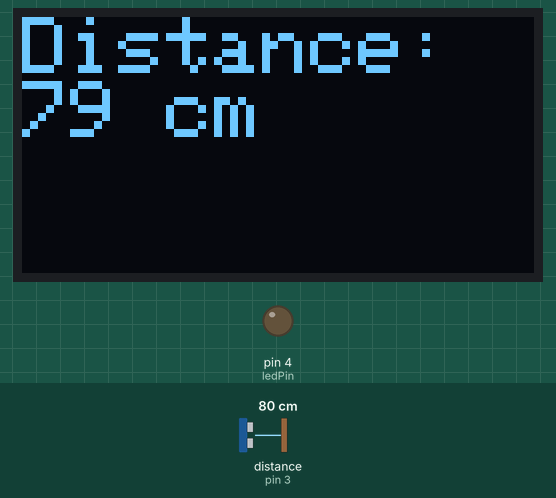
Simulated run of this sketch. Board: Arduino Uno, built with avr-gcc and run on an emulated ATmega328P. Shown: 128×64 one-colour display, output pins drawn as LEDs (lit = HIGH). Wiring (inferred from the names in the program): ultrasonic range finder: trigger pin 2; echo pin 3. The test bench sets the inputs (shaded band); at power-on: distance to the obstacle (sensor on pin 3) 80 cm. The echo pulse lasts 58.3 µs per cm; the display library's start-up logo is not drawn; pins used as bus, display or sensor lines are not drawn; what the sketch prints to the serial monitor is not drawn.

Above: at 3.2 s.
3.3 s: distance to the obstacle (sensor on pin 3) set to 13 cm
At 4.6 s:
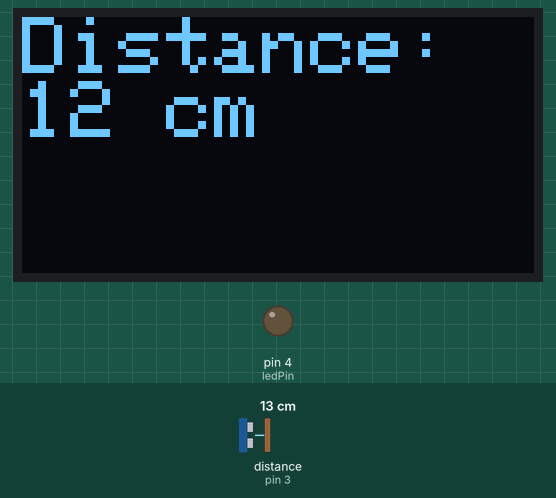
4.9 s: distance to the obstacle (sensor on pin 3) set to 10 cm
At 5.1 s:
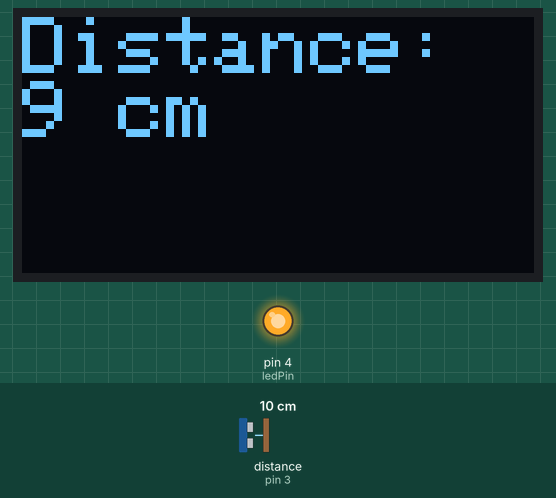
7.1 s: distance to the obstacle (sensor on pin 3) set to 299 cm
At 7.5 s:
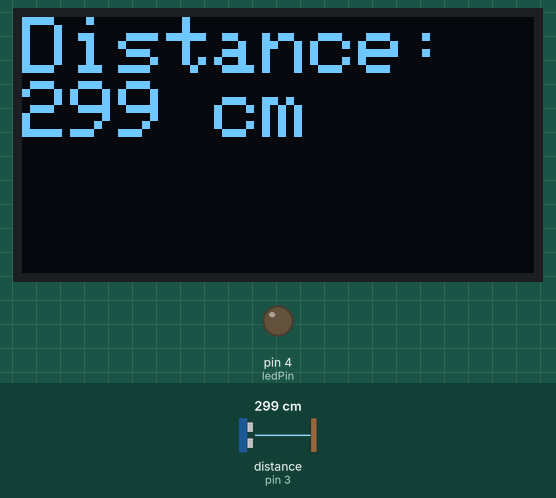
8.6 s: distance to the obstacle (sensor on pin 3) set to 18 cm
At 9.1 s:
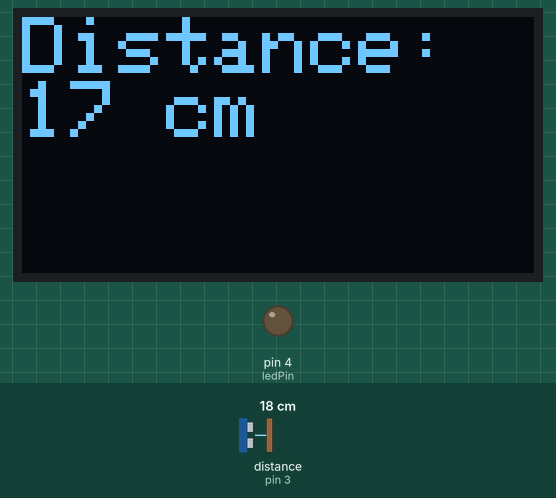
Timing chart, 0 to 11.1 s (numbered marks = the images above; inputs shaded):
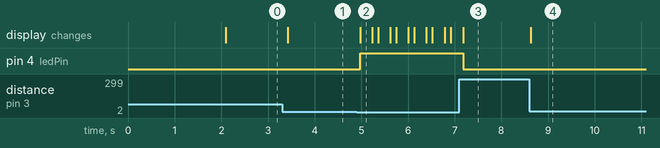

The sketch:

BlindSpot.ino
```cpp
// Updated pin assignments
const int trigPin = 2;  // Ultrasonic sensor Trig pin
const int echoPin = 3;  // Ultrasonic sensor Echo pin
const int ledPin = 4;   // LED pin

// OLED display SPI pins (unchanged)
#define SCREEN_WIDTH 128
#define SCREEN_HEIGHT 64
#define OLED_MOSI   11
#define OLED_CLK    13
#define OLED_CS     10
#define OLED_DC     9
#define OLED_RESET  8

#include <Adafruit_GFX.h>
#include <Adafruit_SSD1306.h>
#include <SPI.h>

const int distanceThreshold = 10;  // Distance threshold in cm for LED to turn on

// OLED display initialization
Adafruit_SSD1306 display(SCREEN_WIDTH, SCREEN_HEIGHT, &SPI, OLED_DC, OLED_RESET, OLED_CS);

void setup() {
  // Initialize Serial for debugging
  Serial.begin(9600);

  // Initialize pins
  pinMode(trigPin, OUTPUT);
  pinMode(echoPin, INPUT);
  pinMode(ledPin, OUTPUT);

  // Initialize OLED display
  if (!display.begin(SSD1306_SWITCHCAPVCC)) {
    Serial.println(F("SSD1306 allocation failed"));
    for(;;);  // Infinite loop if initialization fails
  }

  display.display();
  delay(2000);  // Pause for 2 seconds
  display.clearDisplay();  // Clear the OLED buffer
}

void loop() {
  // Variables for duration and distance calculation
  long duration, distance;

  // Trigger the ultrasonic sensor
  digitalWrite(trigPin, LOW);
  delayMicroseconds(2);
  digitalWrite(trigPin, HIGH);
  delayMicroseconds(10);
  digitalWrite(trigPin, LOW);

  // Read the echo time
  duration = pulseIn(echoPin, HIGH);

  // Calculate the distance (duration / 2) / 29.1
  distance = (duration / 2) / 29.1;

  // Display distance on Serial Monitor for debugging
  Serial.print("Distance: ");
  Serial.print(distance);
  Serial.println(" cm");

  // Display the distance on OLED
  display.clearDisplay();
  display.setTextSize(2);
  display.setTextColor(SSD1306_WHITE);
  display.setCursor(0, 0);
  display.print("Distance: ");
  display.print(distance);
  display.println(" cm");
  display.display();

  // Control LED based on distance
  if (distance <= distanceThreshold && distance > 0) {
    digitalWrite(ledPin, HIGH);  // Turn on LED if within threshold
  } else {
    digitalWrite(ledPin, LOW);   // Turn off LED if outside threshold
  }

  delay(100);  // Small delay for stability
}
```

Measured:
- the behaviour switches between 12 and 11 cm on distance to the obstacle (sensor on pin 3) (found by bisection; images 1 and 2)
- after the input at 3.3 s, the display: changes after 0.12 s (image 1)
- after the input at 4.9 s, pin 4 (ledPin): LOW → HIGH after 0.07 s; the display: changes after 0.07 s (image 2)
- after the input at 7.1 s, pin 4 (ledPin): HIGH → LOW after 0.09 s; the display: changes after 0.09 s (image 3)
- after the input at 8.6 s, the display: changes at once (image 4)
